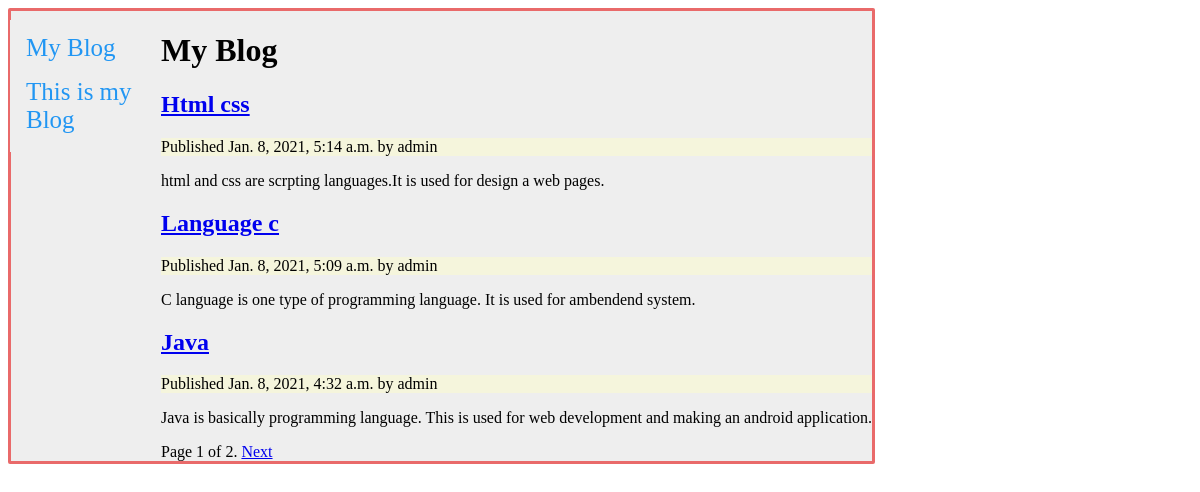
Screenshot of /blog/ with the database file from the repository.
### blog/models.py (models this page shows, shortened)
class Post(models.Model):
    objects = models.Manager() # The default manager.
    published = PublishedManager() # Our custom manager.
    STATUS_CHOICES = (
    ('draft', 'Draft'), ('published', 'Published'),
    )
    title = models.CharField(max_length=250)
    slug = models.SlugField(max_length=250, unique_for_date='publish')
    author = models.ForeignKey(User, on_delete=models.CASCADE, related_name='blog_posts')
    body = models.TextField()
    publish = models.DateTimeField(default=timezone.now)
    created = models.DateTimeField(auto_now_add=True)
    updated = models.DateTimeField(auto_now=True)
    status = models.CharField(max_length=10, choices=STATUS_CHOICES, default='draft')
    class Meta:
        ordering = ('-publish',)
    def get_absolute_url(self):
        return reverse('blog:post_detail',
                        args=[self.publish.year, self.publish.month, self.publish.day, self.slug])

### blog/views.py (the view)
# urls.py: path('', views.post_list, name='post_list'),
def post_list(request):
    posts = Post.published.all()
    object_list = Post.published.all()
    paginator = Paginator(object_list, 3) # 3 posts in each page
    page = request.GET.get('page')
    try:
        posts = paginator.page(page)
    except PageNotAnInteger:
        posts = paginator.page(1)
    except EmptyPage:
        posts = paginator.page(paginator.num_pages)
    return render(request, 'blog/post/list.html', {'page': page, 'posts': posts})

### blog/models.py (called while the page is built)
    def get_queryset(self):
        return super(PublishedManager,
                    self).get_queryset() \
                        .filter(status='published')

### blog/templates/blog/post/list.html (shortened to what this page needs)
{% extends "blog/base.html" %}
{% block content %}
<h1>My Blog</h1>
{% for post in posts %}
<h2>
    <a href="{{ post.get_absolute_url }}">
        {{ post.title }}
    </a>
</h2>
<p class="date">
    Published {{ post.publish }} by {{ post.author }}
</p>
{{ post.body|truncatewords:30|linebreaks }}
{% endfor %}
{% include "pagination.html" with page=posts %}
{% endblock %}

### blog/templates/blog/base.html (shortened to what this page needs)
{% load static %}
<!DOCTYPE html>
<html>
<head>
    <link href="{% static "css/blog.css" %}" rel="stylesheet">
</head>
<body>
    <div id="content">
        {% block content %}
        {% endblock %}
    </div>
    <div class="sidenav">
        <a href="#">My Blog</a>
        <a href="#">This is my Blog</a>
    </div>
</body>
</html>

### blog/templates/pagination.html (shortened to what this page needs)
<div class="pagination">
    <span class="step-links">
        <span class="current">
            Page {{ page.number }} of {{ page.paginator.num_pages }}.
        </span>
        {% if page.has_next %}
        <a href="?page={{ page.next_page_number }}">Next</a>
        {% endif %}
    </span>
</div>

### blog/static/css/blog.css (style rules this page uses)
#content { background-color:#eee ; border: rgb(233, 106, 106); border-style: solid; border-radius: 2px; display: inline-block; padding-left: 150px; }
.sidenav { width: 130px; position: fixed; z-index: 1; top: 20px; left: 10px; background: #eee; overflow-x: hidden; padding: 8px 0; }
.sidenav a { padding: 6px 8px 10px 16px; text-decoration: none; font-size: 25px; color: #2196F3; display: block; }
.date { background-color: beige; }

### rows the page displays
Post: title "Html css", publish "Jan. 8, 2021, 5:14 a.m.", author "admin", body "html and css are scrpting languages.It is used for design a web pages."
Post: title "Language c", publish "Jan. 8, 2021, 5:09 a.m.", author "admin", body "C language is one type of programming language. It is used for ambendend system."
Post: title "Java", publish "Jan. 8, 2021, 4:32 a.m.", author "admin", body "Java is basically programming language. This is used for web development and making an android application."

### other values shown
{{ page.number }} "1"
{{ page.paginator.num_pages }} "2"
